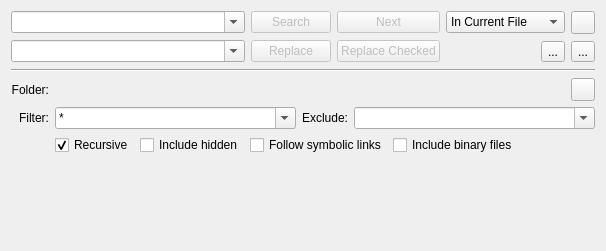
<?xml version="1.0" encoding="UTF-8"?>
<ui version="4.0">
 <class>SearchDialog</class>
 <widget class="QWidget" name="SearchDialog">
  <property name="geometry">
   <rect>
    <x>0</x>
    <y>0</y>
    <width>606</width>
    <height>251</height>
   </rect>
  </property>
  <layout class="QVBoxLayout" name="verticalLayout_2">
   <item>
    <layout class="QGridLayout" name="gridLayout" columnstretch="1,0,0,0,0,0">
     <item row="0" column="1">
      <widget class="QPushButton" name="searchButton">
       <property name="enabled">
        <bool>false</bool>
       </property>
       <property name="toolTip">
        <string>Search</string>
       </property>
       <property name="text">
        <string>Search</string>
       </property>
      </widget>
     </item>
     <item row="1" column="2">
      <widget class="QPushButton" name="replaceCheckedBtn">
       <property name="enabled">
        <bool>false</bool>
       </property>
       <property name="text">
        <string>Replace Checked</string>
       </property>
      </widget>
     </item>
     <item row="0" column="2">
      <widget class="QStackedWidget" name="stopAndNext">
       <property name="sizePolicy">
        <sizepolicy hsizetype="MinimumExpanding" vsizetype="Fixed">
         <horstretch>0</horstretch>
         <verstretch>0</verstretch>
        </sizepolicy>
       </property>
       <property name="currentIndex">
        <number>0</number>
       </property>
       <widget class="QPushButton" name="nextButton">
        <property name="enabled">
         <bool>false</bool>
        </property>
        <property name="toolTip">
         <string>Next</string>
        </property>
        <property name="text">
         <string>Next</string>
        </property>
       </widget>
       <widget class="QPushButton" name="stopButton">
        <property name="toolTip">
         <string>Stop</string>
        </property>
        <property name="text">
         <string>Stop</string>
        </property>
       </widget>
      </widget>
     </item>
     <item row="1" column="0">
      <widget class="QComboBox" name="replaceCombo">
       <property name="editable">
        <bool>true</bool>
       </property>
      </widget>
     </item>
     <item row="0" column="0">
      <widget class="QComboBox" name="searchCombo">
       <property name="editable">
        <bool>true</bool>
       </property>
      </widget>
     </item>
     <item row="1" column="3">
      <widget class="QWidget" name="searchOptionsLayoutW" native="true">
       <layout class="QHBoxLayout" name="horizontalLayout">
        <property name="leftMargin">
         <number>0</number>
        </property>
        <property name="topMargin">
         <number>0</number>
        </property>
        <property name="rightMargin">
         <number>0</number>
        </property>
        <property name="bottomMargin">
         <number>0</number>
        </property>
        <item>
         <widget class="QToolButton" name="matchCase">
          <property name="toolTip">
           <string>Match case</string>
          </property>
          <property name="text">
           <string/>
          </property>
          <property name="checkable">
           <bool>true</bool>
          </property>
          <property name="autoRaise">
           <bool>true</bool>
          </property>
         </widget>
        </item>
        <item>
         <widget class="QToolButton" name="useRegExp">
          <property name="toolTip">
           <string>&lt;html&gt;&lt;head/&gt;&lt;body&gt;&lt;p&gt;Enable regular expressions. Find help for regex syntax by using the buttons in the search and replace text fields.&lt;/p&gt;&lt;/body&gt;&lt;/html&gt;</string>
          </property>
          <property name="text">
           <string/>
          </property>
          <property name="checkable">
           <bool>true</bool>
          </property>
          <property name="autoRaise">
           <bool>true</bool>
          </property>
         </widget>
        </item>
        <item>
         <spacer name="horizontalSpacer_3">
          <property name="orientation">
           <enum>Qt::Horizontal</enum>
          </property>
          <property name="sizeHint" stdset="0">
           <size>
            <width>5</width>
            <height>5</height>
           </size>
          </property>
         </spacer>
        </item>
        <item>
         <widget class="QToolButton" name="expandResults">
          <property name="toolTip">
           <string>Expand results</string>
          </property>
          <property name="text">
           <string extracomment="When this is checked the result treeview will be expanded after a search"/>
          </property>
          <property name="checkable">
           <bool>true</bool>
          </property>
          <property name="autoRaise">
           <bool>true</bool>
          </property>
         </widget>
        </item>
       </layout>
      </widget>
     </item>
     <item row="1" column="1">
      <widget class="QPushButton" name="replaceButton">
       <property name="enabled">
        <bool>false</bool>
       </property>
       <property name="text">
        <string>Replace</string>
       </property>
      </widget>
     </item>
     <item row="0" column="3" colspan="3">
      <widget class="QWidget" name="searchPlaceLayoutW" native="true">
       <layout class="QHBoxLayout" name="searchPlaceLayout">
        <property name="leftMargin">
         <number>0</number>
        </property>
        <property name="topMargin">
         <number>0</number>
        </property>
        <property name="rightMargin">
         <number>0</number>
        </property>
        <property name="bottomMargin">
         <number>0</number>
        </property>
        <item>
         <widget class="QComboBox" name="searchPlaceCombo">
          <item>
           <property name="text">
            <string>In Current File</string>
           </property>
          </item>
          <item>
           <property name="text">
            <string>In Open Files</string>
           </property>
          </item>
          <item>
           <property name="text">
            <string>In Folder</string>
           </property>
          </item>
         </widget>
        </item>
        <item>
         <widget class="QToolButton" name="currentFolderButton">
          <property name="toolTip">
           <string>Use the current document's path.</string>
          </property>
         </widget>
        </item>
       </layout>
      </widget>
     </item>
     <item row="1" column="5">
      <widget class="QToolButton" name="displayOptions">
       <property name="toolTip">
        <string>Show more search options</string>
       </property>
       <property name="text">
        <string>...</string>
       </property>
       <property name="checkable">
        <bool>true</bool>
       </property>
      </widget>
     </item>
     <item row="1" column="4">
      <widget class="QToolButton" name="newTabButton">
       <property name="toolTip">
        <string>Add new search tab</string>
       </property>
       <property name="text">
        <string>...</string>
       </property>
      </widget>
     </item>
    </layout>
   </item>
   <item>
    <widget class="QStackedWidget" name="stackedWidget">
     <property name="sizePolicy">
      <sizepolicy hsizetype="Preferred" vsizetype="Minimum">
       <horstretch>0</horstretch>
       <verstretch>0</verstretch>
      </sizepolicy>
     </property>
     <property name="currentIndex">
      <number>1</number>
     </property>
     <widget class="QWidget" name="resultPage">
      <layout class="QVBoxLayout" name="verticalLayout">
       <property name="leftMargin">
        <number>0</number>
       </property>
       <property name="topMargin">
        <number>0</number>
       </property>
       <property name="rightMargin">
        <number>0</number>
       </property>
       <property name="bottomMargin">
        <number>0</number>
       </property>
       <item>
        <widget class="QTabWidget" name="resultTabWidget">
         <property name="tabsClosable">
          <bool>true</bool>
         </property>
         <property name="movable">
          <bool>true</bool>
         </property>
        </widget>
       </item>
      </layout>
     </widget>
     <widget class="QWidget" name="optionsPage">
      <layout class="QGridLayout" name="optionsLayout">
       <property name="leftMargin">
        <number>0</number>
       </property>
       <property name="topMargin">
        <number>0</number>
       </property>
       <property name="rightMargin">
        <number>0</number>
       </property>
       <property name="bottomMargin">
        <number>0</number>
       </property>
       <item row="2" column="0">
        <spacer name="verticalSpacer">
         <property name="orientation">
          <enum>Qt::Vertical</enum>
         </property>
         <property name="sizeHint" stdset="0">
          <size>
           <width>1</width>
           <height>1</height>
          </size>
         </property>
        </spacer>
       </item>
       <item row="0" column="0">
        <widget class="QWidget" name="folderOptions" native="true">
         <property name="sizePolicy">
          <sizepolicy hsizetype="MinimumExpanding" vsizetype="Minimum">
           <horstretch>0</horstretch>
           <verstretch>0</verstretch>
          </sizepolicy>
         </property>
         <layout class="QGridLayout" name="gridLayout_2">
          <property name="leftMargin">
           <number>0</number>
          </property>
          <property name="topMargin">
           <number>0</number>
          </property>
          <property name="rightMargin">
           <number>0</number>
          </property>
          <property name="bottomMargin">
           <number>0</number>
          </property>
          <item row="0" column="0" colspan="2">
           <widget class="Line" name="line">
            <property name="orientation">
             <enum>Qt::Horizontal</enum>
            </property>
           </widget>
          </item>
          <item row="1" column="0">
           <widget class="QLabel" name="folderLabel">
            <property name="text">
             <string>Folder:</string>
            </property>
            <property name="alignment">
             <set>Qt::AlignRight|Qt::AlignTrailing|Qt::AlignVCenter</set>
            </property>
            <property name="buddy">
             <cstring>folderRequester</cstring>
            </property>
           </widget>
          </item>
          <item row="1" column="1">
           <layout class="QHBoxLayout" name="horizontalLayout_3">
            <item>
             <widget class="KUrlComboRequester" name="folderRequester"/>
            </item>
            <item>
             <widget class="QToolButton" name="folderUpButton">
              <property name="toolTip">
               <string>Go one folder up.</string>
              </property>
             </widget>
            </item>
           </layout>
          </item>
          <item row="2" column="0">
           <widget class="QLabel" name="filterLabel">
            <property name="text">
             <string>Filter:</string>
            </property>
            <property name="alignment">
             <set>Qt::AlignRight|Qt::AlignTrailing|Qt::AlignVCenter</set>
            </property>
            <property name="buddy">
             <cstring>filterCombo</cstring>
            </property>
           </widget>
          </item>
          <item row="2" column="1">
           <layout class="QHBoxLayout" name="horizontalLayout_5" stretch="10,0,10">
            <item>
             <widget class="KComboBox" name="filterCombo">
              <property name="editable">
               <bool>true</bool>
              </property>
              <property name="insertPolicy">
               <enum>QComboBox::InsertAtTop</enum>
              </property>
              <item>
               <property name="text">
                <string>*</string>
               </property>
              </item>
             </widget>
            </item>
            <item>
             <widget class="QLabel" name="excludeLabel">
              <property name="text">
               <string>Exclude:</string>
              </property>
              <property name="buddy">
               <cstring>excludeCombo</cstring>
              </property>
             </widget>
            </item>
            <item>
             <widget class="KComboBox" name="excludeCombo">
              <property name="editable">
               <bool>true</bool>
              </property>
             </widget>
            </item>
           </layout>
          </item>
          <item row="3" column="1">
           <layout class="QHBoxLayout" name="horizontalLayout_6">
            <item>
             <widget class="QCheckBox" name="recursiveCheckBox">
              <property name="text">
               <string>Recursive</string>
              </property>
              <property name="checked">
               <bool>true</bool>
              </property>
             </widget>
            </item>
            <item>
             <widget class="QCheckBox" name="hiddenCheckBox">
              <property name="text">
               <string>Include hidden</string>
              </property>
             </widget>
            </item>
            <item>
             <widget class="QCheckBox" name="symLinkCheckBox">
              <property name="text">
               <string>Follow symbolic links</string>
              </property>
             </widget>
            </item>
            <item>
             <widget class="QCheckBox" name="binaryCheckBox">
              <property name="text">
               <string>Include binary files</string>
              </property>
             </widget>
            </item>
            <item>
             <spacer name="horizontalSpacer_2">
              <property name="orientation">
               <enum>Qt::Horizontal</enum>
              </property>
              <property name="sizeHint" stdset="0">
               <size>
                <width>40</width>
                <height>20</height>
               </size>
              </property>
             </spacer>
            </item>
           </layout>
          </item>
         </layout>
        </widget>
       </item>
      </layout>
     </widget>
    </widget>
   </item>
  </layout>
 </widget>
 <customwidgets>
  <customwidget>
   <class>KComboBox</class>
   <extends>QComboBox</extends>
   <header>kcombobox.h</header>
  </customwidget>
  <customwidget>
   <class>KUrlComboRequester</class>
   <extends>KUrlRequester</extends>
   <header>kurlrequester.h</header>
  </customwidget>
  <customwidget>
   <class>KUrlRequester</class>
   <extends>QWidget</extends>
   <header>kurlrequester.h</header>
  </customwidget>
 </customwidgets>
 <tabstops>
  <tabstop>searchCombo</tabstop>
  <tabstop>replaceCombo</tabstop>
  <tabstop>searchButton</tabstop>
  <tabstop>nextButton</tabstop>
  <tabstop>stopButton</tabstop>
  <tabstop>replaceButton</tabstop>
  <tabstop>replaceCheckedBtn</tabstop>
  <tabstop>searchPlaceCombo</tabstop>
  <tabstop>currentFolderButton</tabstop>
  <tabstop>matchCase</tabstop>
  <tabstop>useRegExp</tabstop>
  <tabstop>expandResults</tabstop>
  <tabstop>newTabButton</tabstop>
  <tabstop>displayOptions</tabstop>
  <tabstop>folderRequester</tabstop>
  <tabstop>folderUpButton</tabstop>
  <tabstop>filterCombo</tabstop>
  <tabstop>excludeCombo</tabstop>
  <tabstop>recursiveCheckBox</tabstop>
  <tabstop>hiddenCheckBox</tabstop>
  <tabstop>symLinkCheckBox</tabstop>
  <tabstop>binaryCheckBox</tabstop>
  <tabstop>resultTabWidget</tabstop>
 </tabstops>
 <resources/>
 <connections/>
</ui>
